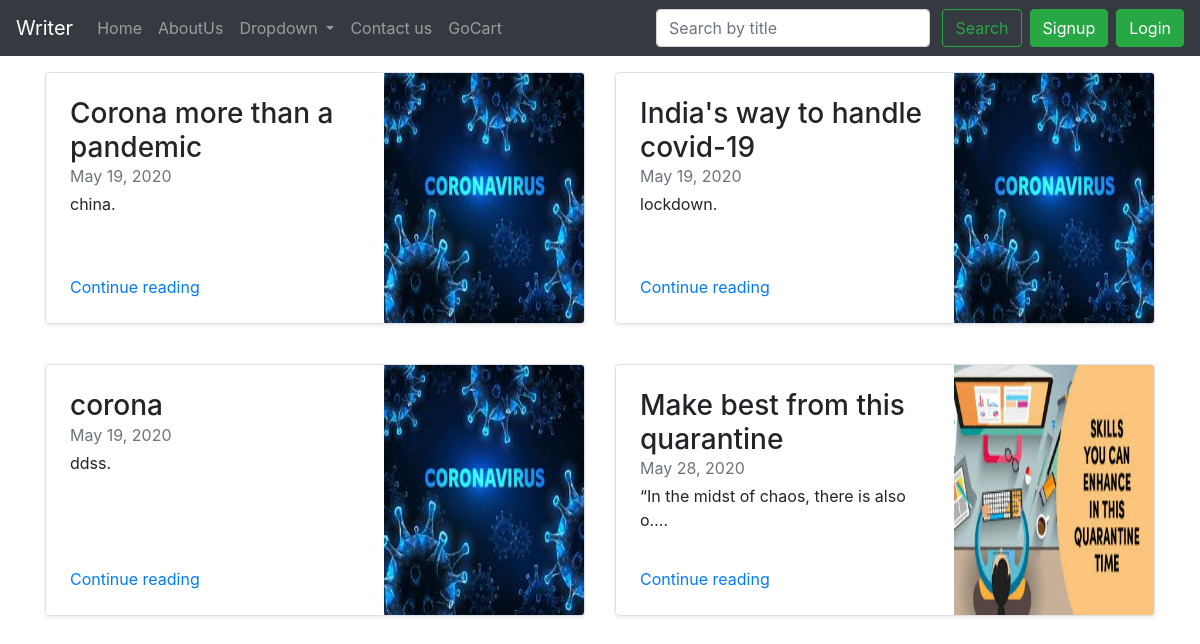
Screenshot of /blog/ with the database file from the repository.
### blog/models.py (models this page shows, shortened)
class Blogpost(models.Model):
    post_id = models.AutoField(primary_key=True)
    title = models.CharField(max_length=50,default="")
    head0 = models.CharField(max_length=500,default="")
    chead0 = models.CharField(max_length=5000,default="")
    head1 = models.CharField(max_length=500,default="")
    chead1 = models.CharField(max_length=5000,default="")
    head2 = models.CharField(max_length=500,default="")
    chead2 = RichTextUploadingField()
    pub_date = models.DateField("Published Date:")
    thumbnail = models.ImageField(upload_to="shop/images",default="")

### blog/views.py (the view)
# urls.py: path('',views.index,name='index' ),
def index(request):
    blogs = Blogpost.objects.all()
    return render(request,'blog/index.html',{'blogs':blogs})

### blog/templates/blog/index.html
{% extends 'blog/basic.html' %}
{% block body %}
    <div class="container">
        <div class="row mb-2 my-3">
            {% for i in blogs %}
            <div class="col-md-6">
                <div class="row no-gutters border rounded overflow-hidden flex-md-row mb-4 shadow-sm h-md-250 position-relative">
                    <div class="col p-4 d-flex flex-column position-static">
                        <h3 class="mb-0">{{i.title}}</h3>
                        <div class="mb-1 text-muted">{{i.pub_date}}</div>
                        <p class="card-text mb-auto">{{i.chead0|truncatechars:40}}.</p>
                        <a href="/blog/blogpost/{{i.post_id}}" class="stretched-link">Continue reading</a>
                    </div>
                    <div class="col-auto d-none d-lg-block">
                        <img src="/media/{{i.thumbnail}}" class="bd-placeholder-img" width="200" height="250"  role="img" aria-label="Placeholder: Thumbnail">
                    </div>
                </div>
            </div>
        {% if forloop.counter|divisibleby:2 and not forloop.last %}
        </div>
        <div class="row mb-2 my-3">
        {% endif %}
        {% endfor %}
    </div>
{% endblock %}

### rows the page displays
Blogpost: title "Corona more than a pandemic", pub_date "May 19, 2020", chead0 "china", thumbnail (picture)
Blogpost: title "India's way to handle covid-19", pub_date "May 19, 2020", chead0 "lockdown", thumbnail (picture)
Blogpost: title "corona", pub_date "May 19, 2020", chead0 "ddss", thumbnail (picture)
Blogpost: title "Make best from this quarantine", pub_date "May 28, 2020", chead0 "“In the midst of chaos, there is also o…", thumbnail (picture)
